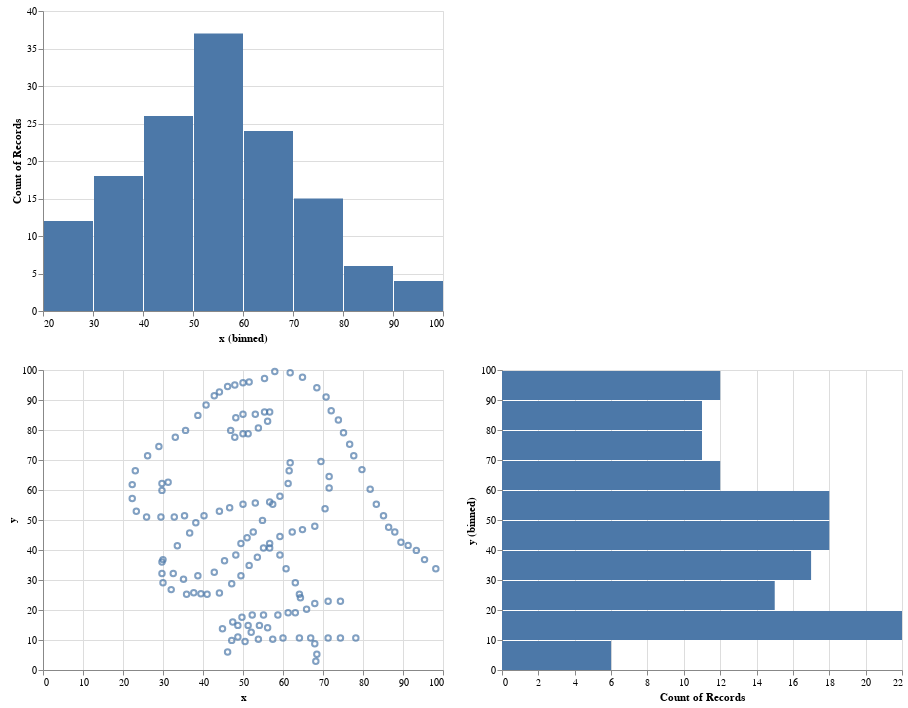

This figure's notebook cell:
### Code cell
alt.vconcat(barsX,
            alt.hconcat(points,barsY))

### Figure 1 — Vega-Lite specification as saved in the notebook (floating-point values rounded to 4 significant figures; data arrays with more than 128 entries replaced by an {"elided": "..."} marker saying what was removed)
{"config": {"view": {"continuousWidth": 400, "continuousHeight": 300}}, "vconcat": [{"mark": "bar", "encoding": {"x": {"type": "quantitative", "bin": true, "field": "x"}, "y": {"type": "quantitative", "aggregate": "count"}}}, {"hconcat": [{"mark": "point", "encoding": {"x": {"type": "quantitative", "field": "x"}, "y": {"type": "quantitative", "field": "y"}}}, {"mark": "bar", "encoding": {"x": {"type": "quantitative", "aggregate": "count"}, "y": {"type": "quantitative", "bin": true, "field": "y"}}}]}], "data": {"name": "data-05c6c0db3f3190ea2f2d6865f2142213"}, "$schema": "https://vega.github.io/schema/vega-lite/v4.8.1.json", "datasets": {"data-05c6c0db3f3190ea2f2d6865f2142213": {"elided": "142 records"}}}
